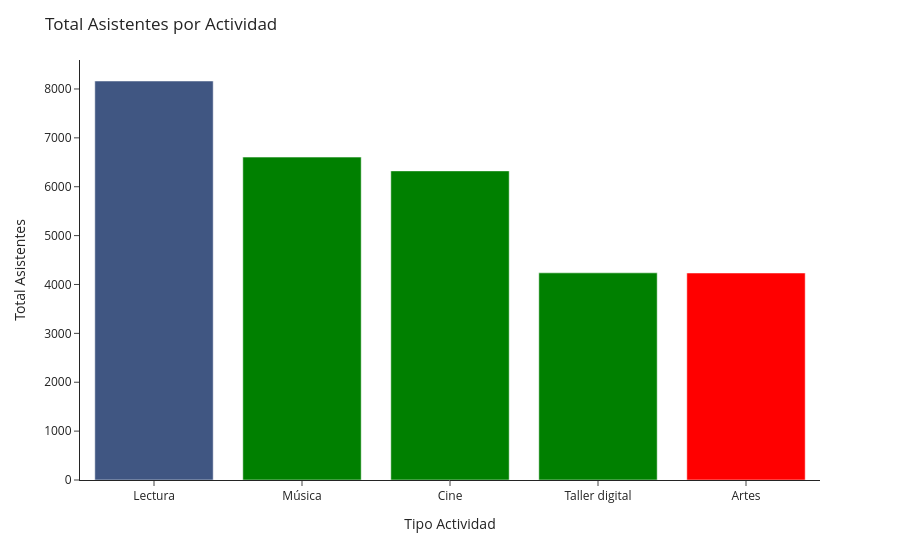

Notebook source saved alongside this figure:
### Code cell
fig = px.bar(data_frame=df_plot, x="actividad", y="total_asistentes")
fig.update_layout(title="Total Asistentes por Actividad",
                  yaxis_title="Total Asistentes",
                  xaxis_title="Tipo Actividad",
                  template="simple_white")
fig.update_traces(marker_color=["#405682", "green", "green", "green", "red"])
fig.show()

### Figure 1 — Plotly figure (JSON) as saved in the notebook; plotly's stock layout.template omitted (floating-point values rounded to 4 significant figures)
{"data": [{"hovertemplate": "actividad=%{x}<br>total_asistentes=%{y}<extra></extra>", "legendgroup": "", "marker": {"color": ["#405682", "green", "green", "green", "red"], "pattern": {"shape": ""}}, "name": "", "orientation": "v", "showlegend": false, "textposition": "auto", "type": "bar", "x": ["Lectura", "Música", "Cine", "Taller digital", "Artes"], "xaxis": "x", "y": [8163, 6606, 6324, 4238, 4235], "yaxis": "y"}], "layout": {"barmode": "relative", "legend": {"tracegroupgap": 0}, "margin": {"t": 60}, "title": {"text": "Total Asistentes por Actividad"}, "xaxis": {"anchor": "y", "domain": [0, 1], "title": {"text": "Tipo Actividad"}}, "yaxis": {"anchor": "x", "domain": [0, 1], "title": {"text": "Total Asistentes"}}}}
